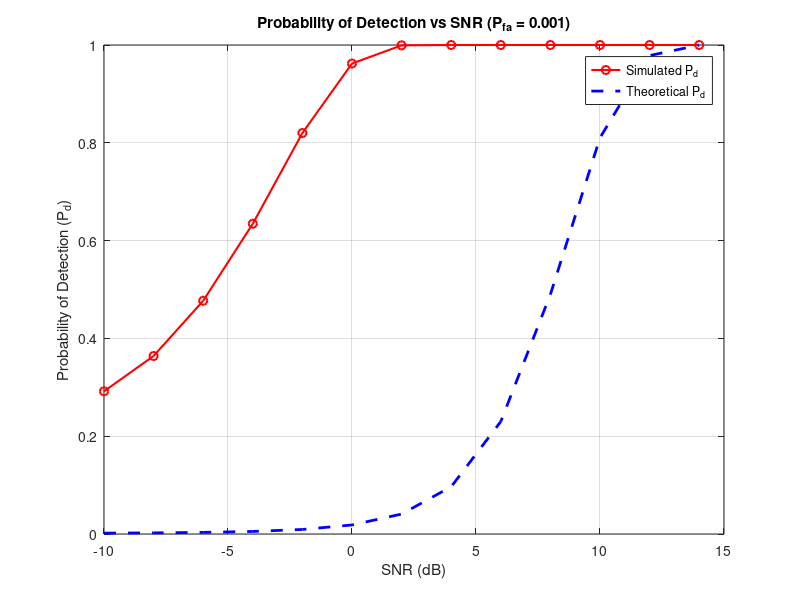
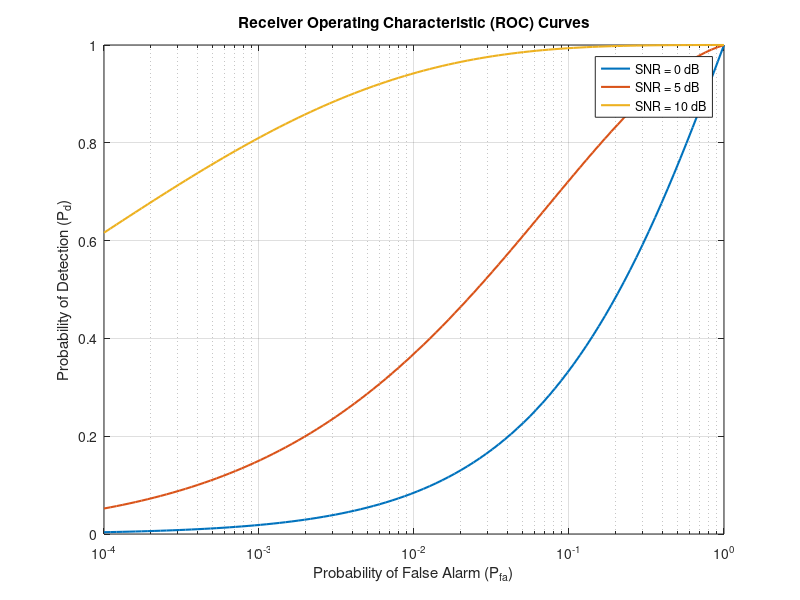

MATLAB code for these plots, in order:

% Radar Target Detection in AWGN
clear; clc; close all;

%% 1. System Parameters
N_samples = 1e3;               % Signal samples per trial
N_trials  = 1e4;               % Number of Monte Carlo trials
snr_dB    = -10:2:15;          % SNR range in dB
snr_lin   = 10.^(snr_dB / 10); % SNR in linear scale

% Target Signal Definition (Rectangular Pulse)
s = ones(1, N_samples);        % Unit amplitude pulse
s_power = mean(abs(s).^2);     % Signal power

%% 2. Threshold Calculation for Fixed Pfa
target_Pfa = 1e-3;             % Desired Probability of False Alarm
% Threshold derived for Noise Power = 1: V_th = sqrt(-2 * sigma^2 * log(Pfa))
v_th = sqrt(-2 * log(target_Pfa)); 

%% 3. Monte Carlo Simulation
Pd_sim  = zeros(1, length(snr_dB));
Pfa_sim = zeros(1, length(snr_dB));

for i = 1:length(snr_dB)
    snr = snr_dB(i);
    detections  = 0;
    false_alarms = 0;
    
    for trial = 1:N_trials
        % Target Present Case: x = s + n
        x_target = awgn(s, snr, 'measured'); 
        
        % Target Absent Case (Noise Only): n ~ N(0, sigma^2)
        noise_power = s_power / snr_lin(i);
        noise_only  = sqrt(noise_power) * randn(1, N_samples);
        
        % Energy Detector / Amplitude Detector (Peak detection test)
        if max(x_target) > v_th * sqrt(noise_power)
            detections = detections + 1;
        end
        
        if max(noise_only) > v_th * sqrt(noise_power)
            false_alarms = false_alarms + 1;
        end
    end
    
    % Estimate Probabilities
    Pd_sim(i)  = detections / N_trials;
    Pfa_sim(i) = false_alarms / N_trials;
end

%% 4. Theoretical Pd Calculation (Match Filter / Coherent Receiver)
% Theoretical Pd = Q( Q^-1(Pfa) - sqrt(2 * SNR) )
Pd_theory = marcumq(sqrt(2 * snr_lin), sqrt(-2 * log(target_Pfa)));

%% 5. Plotting Results
figure;
plot(snr_dB, Pd_sim, 'ro-', 'LineWidth', 1.5, 'DisplayName', 'Simulated P_d');
hold on;
plot(snr_dB, Pd_theory, 'b--', 'LineWidth', 2, 'DisplayName', 'Theoretical P_d');
grid on;
xlabel('SNR (dB)');
ylabel('Probability of Detection (P_d)');
title(['Probability of Detection vs SNR (P_{fa} = ', num2str(target_Pfa), ')']);
legend('Location', 'Best');

% Receiver Operating Characteristic (ROC) Curve Generation
figure;
pfa_range = logspace(-4, 0, 100);
snr_eval  = [0, 5, 10]; % SNR values in dB for ROC

for k = 1:length(snr_eval)
    snr_curr = 10^(snr_eval(k)/10);
    pd_roc   = marcumq(sqrt(2 * snr_curr), sqrt(-2 * log(pfa_range)));
    semilogx(pfa_range, pd_roc, 'LineWidth', 1.5, ...
        'DisplayName', ['SNR = ', num2str(snr_eval(k)), ' dB']);
    hold on;
end

grid on;
xlabel('Probability of False Alarm (P_{fa})');
ylabel('Probability of Detection (P_d)');
title('Receiver Operating Characteristic (ROC) Curves');
legend('Location', 'Best');
